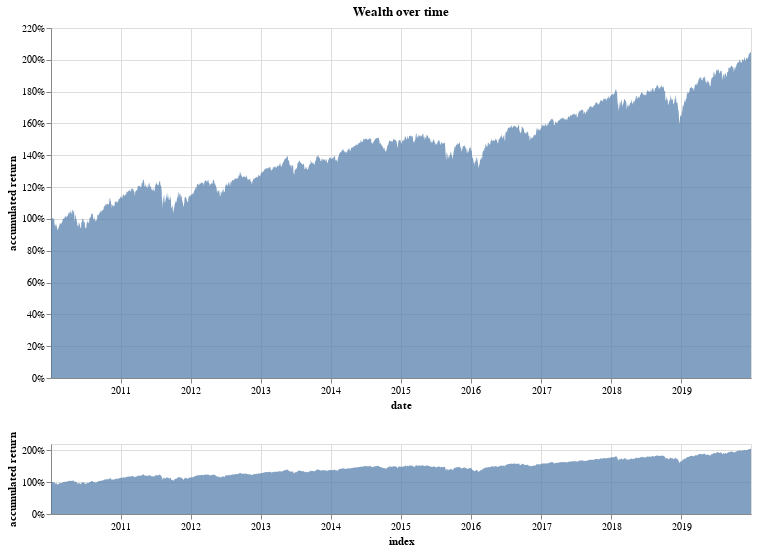

Notebook code for this chart:
### Code cell
returns_chart(bt.balance)

### Figure 1 — Vega-Lite specification as saved in the notebook (floating-point values rounded to 4 significant figures; data arrays with more than 128 entries replaced by an {"elided": "..."} marker saying what was removed)
{"$schema": "https://vega.github.io/schema/vega-lite/v3.4.0.json", "config": {"mark": {"tooltip": null}, "view": {"height": 300, "width": 400}}, "data": {"name": "data-aa5397100d0107d5841784718486f1f2"}, "datasets": {"data-aa5397100d0107d5841784718486f1f2": {"elided": "2517 records"}}, "vconcat": [{"height": 350, "layer": [{"encoding": {"opacity": {"value": 0}, "x": {"field": "index", "type": "temporal"}}, "mark": "point", "selection": {"selector004": {"empty": "none", "fields": ["index"], "nearest": true, "on": "mouseover", "type": "single"}}}, {"encoding": {"opacity": {"condition": {"selection": "selector004", "value": 1}, "value": 0}, "x": {"field": "index", "type": "temporal"}, "y": {"axis": {"format": "%"}, "field": "accumulated return", "type": "quantitative"}}, "mark": "point"}, {"encoding": {"text": {"condition": {"field": "accumulated return", "format": ".2%", "selection": "selector004", "type": "quantitative"}, "value": " "}, "x": {"field": "index", "type": "temporal"}, "y": {"axis": {"format": "%"}, "field": "accumulated return", "type": "quantitative"}}, "mark": {"align": "left", "dx": 5, "dy": -5, "type": "text"}}, {"encoding": {"x": {"axis": {"title": "date"}, "field": "index", "scale": {"domain": {"selection": "selector003"}}, "type": "temporal"}, "y": {"axis": {"format": "%"}, "field": "accumulated return", "type": "quantitative"}}, "mark": {"opacity": 0.7, "type": "area"}}], "title": "Wealth over time", "width": 700}, {"encoding": {"x": {"field": "index", "type": "temporal"}, "y": {"axis": {"format": "%"}, "field": "accumulated return", "type": "quantitative"}}, "height": 70, "mark": {"opacity": 0.7, "type": "area"}, "selection": {"selector003": {"encodings": ["x"], "type": "interval"}}, "width": 700}]}
